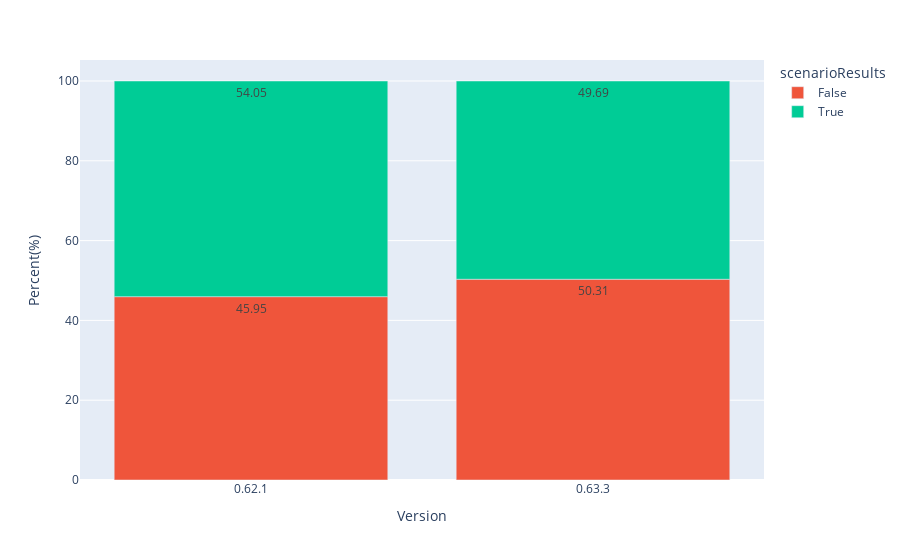

Source (notebook cell):
### Code cell
data = ana.part_1b()
fig = px.bar(data,x="Version", y="Percent(%)", color="scenarioResults", text_auto=True, color_discrete_map={"True": 'green'})
fig.show()

### Figure 1 — Plotly figure (JSON) as saved in the notebook; plotly's stock layout.template omitted (floating-point values rounded to 4 significant figures)
{"data": [{"alignmentgroup": "True", "hovertemplate": "scenarioResults=False<br>Version=%{x}<br>Percent(%)=%{y}<extra></extra>", "legendgroup": "False", "marker": {"color": "#EF553B", "pattern": {"shape": ""}}, "name": "False", "offsetgroup": "False", "orientation": "v", "showlegend": true, "textposition": "auto", "texttemplate": "%{y}", "type": "bar", "x": ["0.62.1", "0.63.3"], "xaxis": "x", "y": [45.95, 50.31], "yaxis": "y"}, {"alignmentgroup": "True", "hovertemplate": "scenarioResults=True<br>Version=%{x}<br>Percent(%)=%{y}<extra></extra>", "legendgroup": "True", "marker": {"color": "#00cc96", "pattern": {"shape": ""}}, "name": "True", "offsetgroup": "True", "orientation": "v", "showlegend": true, "textposition": "auto", "texttemplate": "%{y}", "type": "bar", "x": ["0.62.1", "0.63.3"], "xaxis": "x", "y": [54.05, 49.69], "yaxis": "y"}], "layout": {"barmode": "relative", "legend": {"title": {"text": "scenarioResults"}, "tracegroupgap": 0}, "margin": {"t": 60}, "xaxis": {"anchor": "y", "domain": [0, 1], "title": {"text": "Version"}}, "yaxis": {"anchor": "x", "domain": [0, 1], "title": {"text": "Percent(%)"}}}}
